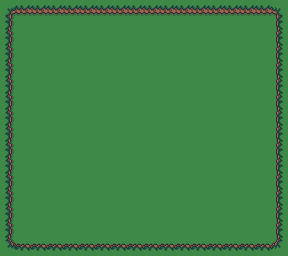

Tiled map render using the project's own tile images. Description and the map definition, with tile-layer contents summarised, below:
An orthogonal 18x16 tile map with 16x16 px tiles, 2 tile layers (ground, water), 2 tilesets and 8 objects (Player).

<map version="1.10" tiledversion="1.12.1" orientation="orthogonal" renderorder="right-down" width="18" height="16" tilewidth="16" tileheight="16" infinite="0" nextlayerid="9" nextobjectid="36">
 <properties>
  <property name="music" value="TOWN" />
 </properties>
 <tileset firstgid="1" source="objects.tsx" />
 <tileset firstgid="9" source="tileset.tsx" />
 <layer id="8" name="ground" width="18" height="16">
  <data>[288 cells, 288 non-empty, 10 distinct tile ids]</data>
 </layer>
 <layer id="7" name="water" width="18" height="16">
  <data>[288 cells, 0 non-empty, 0 distinct tile ids]</data>
 </layer>
 <objectgroup id="6" name="trigger" />
 <objectgroup id="5" name="objects">
  <object id="22" name="Player" gid="2" x="28" y="226" width="32" height="32">
   <properties>
    <property name="camFollow" type="bool" value="true" />
    <property name="controller" type="bool" value="true" />
   </properties>
  </object>
  <object id="23" gid="6" x="60.3333" y="204.333" width="41" height="63" />
  <object id="25" gid="6" x="143.667" y="206.667" width="41" height="63" />
  <object id="26" gid="6" x="192" y="241" width="41" height="63" />
  <object id="27" gid="6" x="96.6667" y="163.333" width="41" height="63" />
  <object id="28" gid="6" x="201.333" y="170.667" width="41" height="63" />
  <object id="29" gid="6" x="27.6667" y="143" width="41" height="63" />
  <object id="30" gid="3" x="131.333" y="151.667" width="80" height="112" />
 </objectgroup>
</map>
